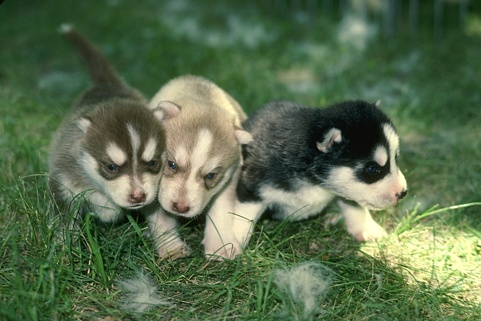
%> input picture HW2/Edge Detection/Dogs.jpg, 481 x 321 px
$ octave --eval "canny_edge;"   (GNU Octave 9; MATLAB toolbox functions it lacks are replaced by stand-ins)
%> lines starting %> are read from the running program, lines starting %| are printed output that depends on the picture; in (x1, y1, x2, y2) boxes, pixels count from 0 and x2, y2 are one past the last pixel; in counts of white or black regions, pixels touching at a corner belong together; the program's own positions count from 1; long printed decimals are rounded
function canny_edge()
    InputImage = imread('/home/shashankns/Desktop/Masters/2nd_sem/EE569-Image_Processing/Oral Exam/HW2/Problem1/Dogs.jpg');
%> InputImage is the input picture: size 321x481x3 uint8; mean R, G, B 88.1, 108.3, 76.6
    threshold = [0.02, 0.6];
    Igray = rgb2gray(InputImage);
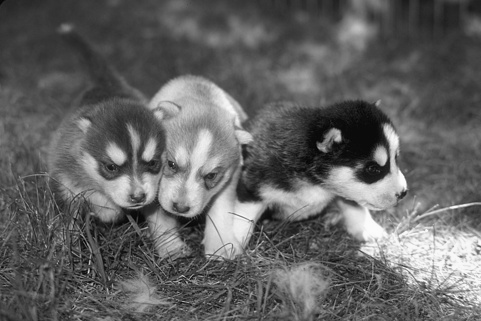
%> Igray: size 321x481 uint8; min 1, max 252, mean 98.7
    [cannyEdge, threshOut] = edge(Igray,'canny', threshold);
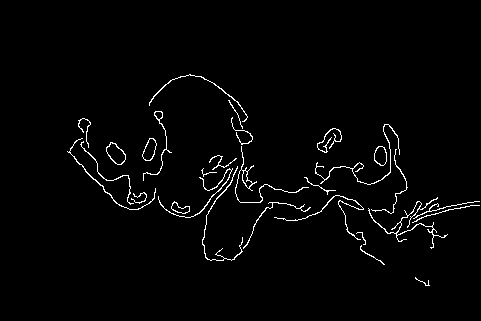
%> cannyEdge: size 321x481 logical; 2.1% white in thin lines or dots, all inside (x1, y1, x2, y2) = (67, 74, 480, 286)
%> threshOut = [0.02 0.6]
    figure;
    edgeMap = imcomplement(cannyEdge);
    imshow(edgeMap);
    title('Canny Edge detector');
    disp(threshOut);
%|    0.02   0.6
